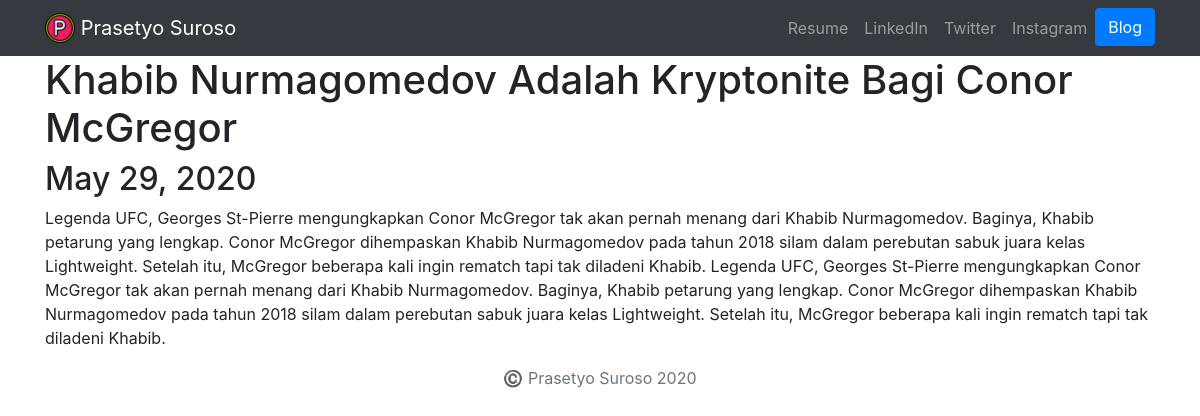
The app's page /blog/4/ with its own data.
### blog/models.py (models this page shows, shortened)
class Blog(models.Model):
    title       = models.CharField(max_length=200)
    description = models.TextField()
    date        = models.DateField()

### blog/views.py (the view)
# urls.py: path('<int:blog_id>/', views.detail, name='detail'),
def detail(request, blog_id):
    blog = get_object_or_404(Blog, pk=blog_id)
    return render(request, 'blog/detail.html', {'blog':blog})

### blog/templates/blog/detail.html
{% extends 'portfolio/base.html' %}
{% block content %}
<h1>{{ blog.title }}</h1>
<h2>{{ blog.date }}</h2>
<p>{{ blog.description }}</p>
{% endblock %}

### records on screen
Blog: title "Khabib Nurmagomedov Adalah Kryptonite Bagi Conor McGregor", date "May 29, 2020", description "Legenda UFC, Georges St-Pierre mengungkapkan Conor McGregor tak akan pernah menang dari Khabib Nurmagomedov. Baginya, Khabib petarung yang lengkap. Conor McGregor dihempaskan Khabib Nurmagomedov pada tahun 2018 silam dalam perebutan sabuk juara kelas Lightweight. Setelah itu, McGregor beberapa kali ingin rematch tapi tak diladeni Khabib. Legenda UFC, Georges St-Pierre mengungkapkan Conor McGregor tak akan pernah menang dari Khabib Nurmagomedov. Baginya, Khabib petarung yang lengkap. Conor McGregor dihempaskan Khabib Nurmagomedov pada tahun 2018 silam dalam perebutan sabuk juara kelas Lightweight. Setelah itu, McGregor beberapa kali ingin rematch tapi tak diladeni Khabib."
